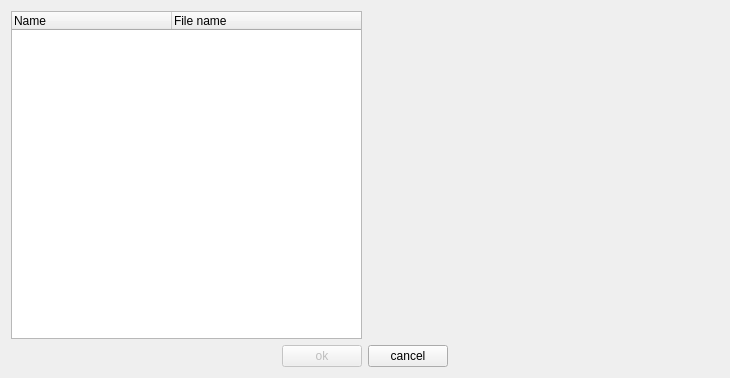
<?xml version="1.0" encoding="UTF-8"?>
<ui version="4.0">
 <class>Objects</class>
 <widget class="QDialog" name="Objects">
  <property name="windowModality">
   <enum>Qt::ApplicationModal</enum>
  </property>
  <property name="geometry">
   <rect>
    <x>0</x>
    <y>0</y>
    <width>730</width>
    <height>378</height>
   </rect>
  </property>
  <property name="windowTitle">
   <string>Object</string>
  </property>
  <property name="modal">
   <bool>false</bool>
  </property>
  <layout class="QGridLayout" name="gridLayout">
   <item row="0" column="0">
    <widget class="QTreeWidget" name="tree">
     <property name="sizePolicy">
      <sizepolicy hsizetype="Preferred" vsizetype="Preferred">
       <horstretch>1</horstretch>
       <verstretch>0</verstretch>
      </sizepolicy>
     </property>
     <property name="editTriggers">
      <set>QAbstractItemView::NoEditTriggers</set>
     </property>
     <property name="iconSize">
      <size>
       <width>4</width>
       <height>4</height>
      </size>
     </property>
     <property name="animated">
      <bool>true</bool>
     </property>
     <attribute name="headerDefaultSectionSize">
      <number>160</number>
     </attribute>
     <column>
      <property name="text">
       <string>Name</string>
      </property>
     </column>
     <column>
      <property name="text">
       <string>File name</string>
      </property>
     </column>
    </widget>
   </item>
   <item row="0" column="1">
    <widget class="ELPreviewWidget" name="el_gl_widget" native="true">
     <property name="sizePolicy">
      <sizepolicy hsizetype="Expanding" vsizetype="Expanding">
       <horstretch>1</horstretch>
       <verstretch>0</verstretch>
      </sizepolicy>
     </property>
    </widget>
   </item>
   <item row="1" column="0" colspan="2">
    <layout class="QHBoxLayout" name="horizontalLayout">
     <item>
      <spacer name="horizontalSpacer_2">
       <property name="orientation">
        <enum>Qt::Horizontal</enum>
       </property>
       <property name="sizeHint" stdset="0">
        <size>
         <width>40</width>
         <height>20</height>
        </size>
       </property>
      </spacer>
     </item>
     <item>
      <widget class="QPushButton" name="ok">
       <property name="enabled">
        <bool>false</bool>
       </property>
       <property name="text">
        <string>ok</string>
       </property>
       <property name="icon">
        <iconset resource="icons/resourcen.qrc">
         <normaloff>:/icons/gtk-apply.png</normaloff>:/icons/gtk-apply.png</iconset>
       </property>
       <property name="default">
        <bool>true</bool>
       </property>
       <property name="flat">
        <bool>false</bool>
       </property>
      </widget>
     </item>
     <item>
      <widget class="QPushButton" name="cancel">
       <property name="text">
        <string>cancel</string>
       </property>
       <property name="icon">
        <iconset resource="icons/resourcen.qrc">
         <normaloff>:/icons/gtk-cancel.png</normaloff>:/icons/gtk-cancel.png</iconset>
       </property>
      </widget>
     </item>
     <item>
      <spacer name="horizontalSpacer_3">
       <property name="orientation">
        <enum>Qt::Horizontal</enum>
       </property>
       <property name="sizeHint" stdset="0">
        <size>
         <width>40</width>
         <height>20</height>
        </size>
       </property>
      </spacer>
     </item>
    </layout>
   </item>
  </layout>
 </widget>
 <customwidgets>
  <customwidget>
   <class>ELPreviewWidget</class>
   <extends>QWidget</extends>
   <header>elpreviewwidget.hpp</header>
   <container>1</container>
  </customwidget>
 </customwidgets>
 <resources>
  <include location="icons/resourcen.qrc"/>
 </resources>
 <connections>
  <connection>
   <sender>ok</sender>
   <signal>clicked()</signal>
   <receiver>Objects</receiver>
   <slot>accept()</slot>
   <hints>
    <hint type="sourcelabel">
     <x>253</x>
     <y>354</y>
    </hint>
    <hint type="destinationlabel">
     <x>301</x>
     <y>190</y>
    </hint>
   </hints>
  </connection>
  <connection>
   <sender>cancel</sender>
   <signal>clicked()</signal>
   <receiver>Objects</receiver>
   <slot>reject()</slot>
   <hints>
    <hint type="sourcelabel">
     <x>347</x>
     <y>354</y>
    </hint>
    <hint type="destinationlabel">
     <x>301</x>
     <y>190</y>
    </hint>
   </hints>
  </connection>
 </connections>
</ui>
